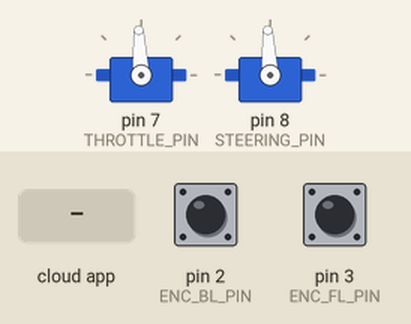
Simulated run of this sketch. Board: Arduino Uno, built with avr-gcc and run on an emulated ATmega328P. Parts: 2 × servo. The test bench sets the inputs (shaded band); at power-on: pin 2 (ENC_BL_PIN) HIGH, pin 3 (ENC_FL_PIN) HIGH. The ROS host is connected and sends only what is stated.

Above: at 2.2 s.
2.3 s: the phone or cloud app sets linear.x to 100
At 3.5 s:
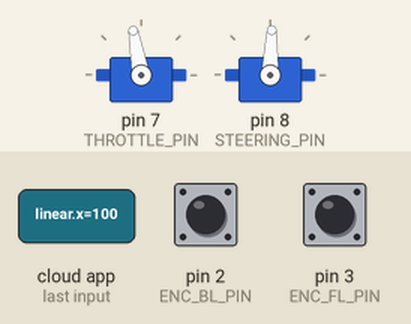
3.8 s: the phone or cloud app sets angular.z to -100
At 4.6 s:
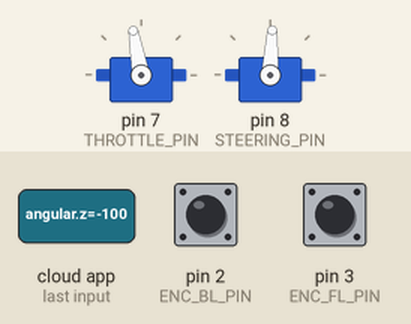
5.3 s: the phone or cloud app sets linear.x to -100
At 5.8 s:
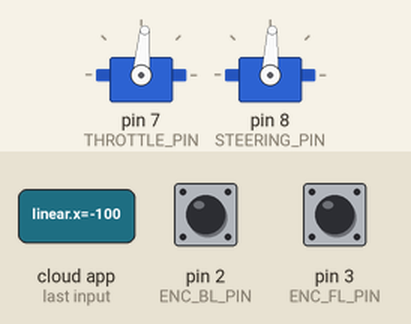
6.8 s: the phone or cloud app sets angular.z to 0
At 8.1 s:
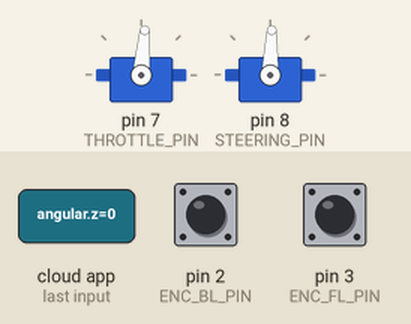
Timing chart, 0 to 9.3 s (numbered marks = the images above; inputs shaded):
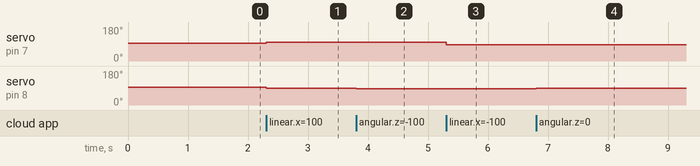

Measured:
- after the input at 2.3 s, servo on pin 7 (THROTTLE_PIN): 93° → 100° at once; servo on pin 8 (STEERING_PIN): 93° → 88° at once
- after the input at 3.8 s, servo on pin 8 (STEERING_PIN): 88° → 87° at once
- after the input at 5.3 s, servo on pin 7 (THROTTLE_PIN): 100° → 85° at once
- after the input at 6.8 s, servo on pin 8 (STEERING_PIN): 87° → 88° at once

The sketch:

barc_car.ino
```cpp
/* ---------------------------------------------------------------------------
  # Licensing Information: You are free to use or extend these projects for
  # education or reserach purposes provided that (1) you retain this notice
  # and (2) you provide clear attribution to UC Berkeley, including a link
  # to http://barc-project.com
  #
  # Attibution Information: The barc project ROS code-base was developed
  # at UC Berkeley in the Model Predictive Control (MPC) lab by Jon Gonzales
  # (jon.gonzales@berkeley.edu)  Development of the web-server app Dator was
  # based on an open source project by Bruce Wootton, with contributions from
  # Kiet Lam (kiet.lam@berkeley.edu). The RC Input code was based on sample code
  # from http://rcarduino.blogspot.com/2012/04/how-to-read-multiple-rc-channels-draft.html
  # --------------------------------------------------------------------------- */


// include libraries
#include <ros.h>
#include <geometry_msgs/Twist.h>
#include <std_msgs/Float32.h>

#include <Servo.h>
#include <MsTimer2.h>

/**************************************************************************
  CAR CLASS DEFINITION (would like to refactor into car.cpp and car.h but can't figure out arduino build process so far)
**************************************************************************/
class Car {
  public:
    void initEncoders();
    void initRCInput();
    void initActuators();
    void armActuators();
    // Used for copying variables shared with interrupts to avoid read/write
    // conflicts later
    void readAndCopyInputs();
    // Getters
    uint16_t getRCThrottle();
    uint16_t getRCSteering();
    int getEncoderFL();
    int getEncoderBL();
    float getVelEstFL();
    float getVelEstBL();

    // Interrupt service routines
    void incFL();
    void incBL();
    void calcThrottle();
    void calcSteering();
    void calcVelocityEstimate();
    void killMotor();

    void writeToActuators(float motor_speed, float steer_angle);
  private:
    // Pin assignments
    const int ENC_FL_PIN = 3;
    const int ENC_BL_PIN = 2;
    const int ENC_FL_INTERRUPT_PIN = 1;
    const int ENC_BL_INTERRUPT_PIN = 0;
    const int THROTTLE_PIN = 7;
    const int STEERING_PIN = 8;
    const int MOTOR_PIN = 7;
    const int SERVO_PIN = 8;

    // Car properties
    // unclear what this is for
    const int noAction = 0;

    // Motor limits
    // TODO  fix limits?
    const int MOTOR_MAX = 1800;
    const int MOTOR_MIN = 1200;
    const int MOTOR_NEUTRAL = 1500;
    const int THETA_CENTER = 1500;
    const int THETA_MAX = 1900;
    const int THETA_MIN = 1100;

    // Timer interrupt
    const int dt_interrupt = 100;

    // Interfaces to motor and steering actuators
    Servo motor;
    Servo steering;

    // Utility variables to handle RC and encoder inputs
    volatile uint8_t updateFlagsShared;
    uint8_t updateFlags;
    const int THROTTLE_FLAG = 1;
    const int STEERING_FLAG = 2;
    const int FL_FLAG = 3;
    const int BL_FLAG = 5;

    // RC joystick control variables
    uint32_t throttleStart;
    uint32_t steeringStart;
    volatile uint16_t throttleInShared;
    volatile uint16_t steeringInShared;
    uint16_t throttleIn = 1500;
    uint16_t steeringIn = 1500;

    // motor / servo neutral state (milliseconds)
    float throttle_neutral_ms = 1500.0;
    float servo_neutral_ms = 1500.0;

    // Number of encoder counts on tires
    // count tick on {FL, FR, BL, BR}
    // F = front, B = back, L = left, R = right
    volatile int FL_count_shared = 0;
    volatile int BL_count_shared = 0;
    int FL_count = 0;
    int BL_count = 0;
    int FL_count_old = 0;
    int BL_count_old = 0;
    float vel_FL = 0;
    float vel_BL = 0;


    // Timing parameters
    // F = front, B = back, L = left, R = right
    volatile unsigned long FL_new_time = 0;
    volatile unsigned long BL_new_time = 0;
    volatile unsigned long FL_old_time = 0;
    volatile unsigned long BL_old_time = 0;
    unsigned long FL_DeltaTime = 0;
    unsigned long BL_DeltaTime = 0;

    // Utility functions
    uint16_t microseconds2PWM(uint16_t microseconds);
    float saturateMotor(float x);
    float saturateServo(float x);
};

// Boolean keeping track of whether the Arduino has received a signal from the ECU recently
int received_ecu_signal = 0;
float pi                = 3.141593;
float R                 = 0.035;        // radius of the wheel

// Initialize an instance of the Car class as car
Car car;

// Callback Functions
// These are really sad solutions to the fact that using class member functions
// as callbacks is complicated in C++ and I haven't figured it out. If you can
// figure it out, please atone for my sins.


void incFLCallback() {
  car.incFL();
  //  Serial.println("FLCallback!!!");
}
void incBLCallback() {
  car.incBL();
}
void calcSteeringCallback() {
  car.calcSteering();
}
void calcThrottleCallback() {
  car.calcVelocityEstimate();
}
void timerInterruptCallback() {
  car.calcVelocityEstimate();
  //  Serial.println("timer interrupt!!!");
}

// Variables for time step
volatile unsigned long dt;
volatile unsigned long t0;
volatile unsigned long ecu_t0;

void rosTwistCallback(const geometry_msgs::Twist& twist_msg){
  //-30 ~ +30 -> 1100 ~ 1900
  //0 ~ +4 -> 1500 ~ 1800
  int steer_center_bias = -50;
  car.writeToActuators(1500 + twist_msg.linear.x * 75, twist_msg.angular.z * 13.333 + 1500 + steer_center_bias);
}


std_msgs::Float32 front_velocity;

ros::NodeHandle nh;

ros::Subscriber<geometry_msgs::Twist> sub_twist("twist_msg", rosTwistCallback);
ros::Publisher front_speed("front_encoder", &front_velocity);

/**************************************************************************
  ARDUINO INITIALIZATION
**************************************************************************/
void setup()
{
  // Set up encoders, rc input, and actuators
  nh.initNode();
  nh.subscribe(sub_twist);
  nh.advertise(front_speed);

  car.initEncoders();
  car.initActuators();

//  Serial.begin(115200);

  car.armActuators();
  t0 = millis();
  ecu_t0 = millis();
}

void encoder_test(void) {
  for (int speed = 1500; speed < 1900; speed++) {
    car.writeToActuators(speed, 1500);
//    Serial.print(car.getVelEstBL());
//    Serial.print("\t");
//    Serial.println(car.getVelEstFL());
    //      Serial.print("\t");
    //      Serial.print(car.getEncoderBL());
    //      Serial.print("\t");
    //      Serial.println(car.getEncoderFL());
    delay(10);
  }
  for (int speed = 1900; speed >= 1500; speed--) {
    car.writeToActuators(speed, 1500);
//    Serial.print(car.getVelEstBL());
//    Serial.print("\t");
//    Serial.println(car.getVelEstFL());
    //      Serial.print("\t");
    //      Serial.print(car.getEncoderBL());
    //      Serial.print("\t");
    //      Serial.println(car.getEncoderFL());
    delay(10);
  }
}

void steer_test(void) {
  for (int steer = 1100; steer < 1900; steer++) {
    car.writeToActuators(0, steer);
    delay(10);
  }
  for (int steer = 1900; steer >= 1100; steer--) {
    car.writeToActuators(0, steer);
    delay(10);
  }
}
/**************************************************************************
  ARDUINO MAIN lOOP
**************************************************************************/
void loop() {
  front_velocity.data  = car.getVelEstFL();
  front_speed.publish(&front_velocity);
  nh.spinOnce();
  delay(5);
  //  Serial.print(car.getVelEstFL());
  //  Serial.print('\t');
  //  Serial.println(car.getEncoderFL());
  //   compute time elapsed (in ms)
  //steer_test();
  //car.writeToActuators(1600, 1600);
  /*
    dt = millis() - t0;


    if (dt > 50) {
    car.readAndCopyInputs();

    // publish velocity estimate
    car.calcVelocityEstimate();
    vel_est.FL  = car.getVelEstFL();
    vel_est.BL  = car.getVelEstBL();

    // publish encoder ticks
    encoder.FL = car.getEncoderFL();
    encoder.BL = car.getEncoderBL();

    t0 = millis();
    }
  */
}

/**************************************************************************
  CAR CLASS IMPLEMENTATION
**************************************************************************/
float Car::saturateMotor(float x) {
  if (x > MOTOR_MAX) {
    x = MOTOR_MAX;
  }
  if (x < MOTOR_MIN) {
    x = MOTOR_MIN;
  }
  return x;
}

float Car::saturateServo(float x) {
  if (x > THETA_MAX) {
    x = THETA_MAX;
  }
  if (x < THETA_MIN) {
    x = THETA_MIN;
  }
  return x;
}

void Car::initEncoders() {
  //  pinMode(ENC_FL_PIN, INPUT_PULLUP);
  //  pinMode(ENC_BL_PIN, INPUT_PULLUP);
  attachInterrupt(ENC_FL_INTERRUPT_PIN, incFLCallback, CHANGE);
  attachInterrupt(ENC_BL_INTERRUPT_PIN, incBLCallback, CHANGE);
  MsTimer2::set(dt_interrupt, timerInterruptCallback);
  MsTimer2::start();
}

void Car::initRCInput() {
  pinMode(THROTTLE_PIN, INPUT_PULLUP);
  pinMode(STEERING_PIN, INPUT_PULLUP);
  //  enableInterrupt(THROTTLE_PIN, calcThrottleCallback, CHANGE);
  //  enableInterrupt(STEERING_PIN, calcSteeringCallback, CHANGE);
}

void Car::initActuators() {
  motor.attach(MOTOR_PIN);
  steering.attach(SERVO_PIN);
}

void Car::armActuators() {
  motor.writeMicroseconds( (uint16_t) throttle_neutral_ms );
  steering.writeMicroseconds( (uint16_t) servo_neutral_ms );
  delay(1000);
}

void Car::writeToActuators(float motor_speed, float steer_angle) {
  motor.writeMicroseconds((uint16_t)saturateMotor(motor_speed));
  steering.writeMicroseconds((uint16_t)saturateServo(steer_angle));
}

uint16_t Car::microseconds2PWM(uint16_t microseconds) {
  // Scales RC pulses from 1000 - 2000 microseconds to 0 - 180 PWM angles
  // Mapping from microseconds to pwm angle
  // 0 deg -> 1000 us , 90 deg -> 1500 us , 180 deg -> 2000 us
  // ref: camelsoftware.com/2015/12/25/reading-pwm-signals-from-an-rc-receiver-with-arduino

  // saturate signal
  if (microseconds > 2000 ) {
    microseconds = 2000;
  }
  if (microseconds < 1000 ) {
    microseconds = 1000;
  }

  // map signal from microseconds to pwm angle
  uint16_t pwm = (microseconds - 1000.0) / 1000.0 * 180;
  return static_cast<uint8_t>(pwm);
}

void Car::calcThrottle() {
  if (digitalRead(THROTTLE_PIN) == HIGH) {
    // rising edge of the signal pulse, start timing
    throttleStart = micros();
  } else {
    // falling edge, calculate duration of throttle pulse
    throttleInShared = (uint16_t)(micros() - throttleStart);
    // set the throttle flag to indicate that a new signal has been received
    updateFlagsShared |= THROTTLE_FLAG;
  }
}

void Car::calcSteering() {
  if (digitalRead(STEERING_PIN) == HIGH) {
    steeringStart = micros();
  } else {
    steeringInShared = (uint16_t)(micros() - steeringStart);
    updateFlagsShared |= STEERING_FLAG;
  }
}

void Car::killMotor() {
  motor.writeMicroseconds( (uint16_t) throttle_neutral_ms );
  steering.writeMicroseconds( (uint16_t) servo_neutral_ms );
}

void Car::incFL() {
  //  FL_count_shared++;
  FL_count++;
  //  FL_old_time = FL_new_time;
  //  FL_new_time = micros();
  //  updateFlagsShared |= FL_FLAG;
}

void Car::incBL() {
  //  BL_count_shared++;
  BL_count++;
  //  BL_old_time = BL_new_time;
  //  BL_new_time = micros();
  //  updateFlagsShared |= BL_FLAG;
}

//void Car::readAndCopyInputs() {
//  // check shared update flags to see if any channels have a new signal
//  if (updateFlagsShared) {
//    // Turn off interrupts, make local copies of variables set by interrupts,
//    // then turn interrupts back on. Without doing this, an interrupt could
//    // update a shared multibyte variable while the loop is in the middle of
//    // reading it
//    noInterrupts();
//    // make local copies
//    updateFlags = updateFlagsShared;
//    if (updateFlags & THROTTLE_FLAG) {
//      throttleIn = throttleInShared;
//    }
//    if (updateFlags & STEERING_FLAG) {
//      steeringIn = steeringInShared;
//    }
//    if (updateFlags & FL_FLAG) {
//      FL_count = FL_count_shared;
//      FL_DeltaTime = FL_new_time - FL_old_time;
//    }
//    if (updateFlags & BL_FLAG) {
//      BL_count = BL_count_shared;
//      BL_DeltaTime = BL_new_time - BL_old_time;
//    }
//    // clear shared update flags and turn interrupts back on
//    updateFlagsShared = 0;
//    interrupts();
//  }
//}

uint16_t Car::getRCThrottle() {
  return throttleIn;
}
uint16_t Car::getRCSteering() {
  return steeringIn;
}

int Car::getEncoderFL() {
  return FL_count;
}
int Car::getEncoderBL() {
  return BL_count;
}
float Car::getVelEstFL() {
  return vel_FL;
}
float Car::getVelEstBL() {
  return vel_BL;
}

void Car::calcVelocityEstimate() {

  // vel = distance / time
  // distance = 2*pi*R/8 since there are 8 partitions
  if (FL_count_old != FL_count) {
    vel_FL = (float)(FL_count - FL_count_old) * pi * R / 8.0 / (float)dt_interrupt * 1000;
  }
  else {
    vel_FL = 0.0;
  }

  if (BL_count != 0) {
    vel_BL = (float)(BL_count - BL_count_old) * pi * R / 8.0 / (float)dt_interrupt * 1000;
  }
  else {
    vel_BL = 0.0;
  }

  // update history
  FL_count_old = FL_count;
  BL_count_old = BL_count;
}
```
